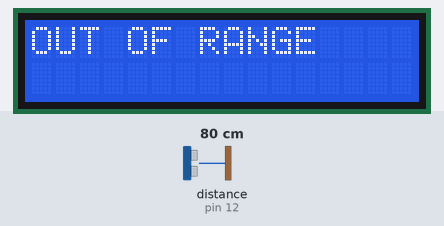
This sketch was run on a simulated Arduino Uno, built with avr-gcc and run on an emulated ATmega328P. On the bench: 16×2 character LCD. Wiring (inferred from the names in the program): ultrasonic range finder: trigger pin 13; echo pin 12. The test bench sets the inputs (shaded band); at power-on: distance to the obstacle (sensor on pin 12) 80 cm. The echo pulse lasts 58.3 µs per cm; what the sketch prints to the serial monitor is not drawn.

Above: at 1.2 s.
1.3 s: distance to the obstacle (sensor on pin 12) set to 47 cm
2.8 s: distance to the obstacle (sensor on pin 12) set to 39 cm
At 3.7 s:
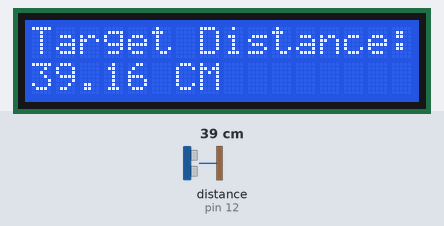
4.3 s: distance to the obstacle (sensor on pin 12) set to 35 cm
At 5.5 s:
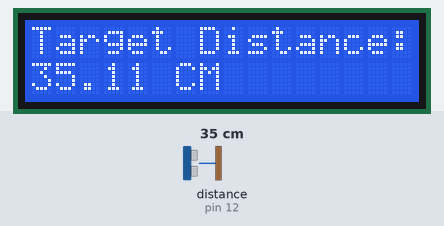
5.8 s: distance to the obstacle (sensor on pin 12) set to 2 cm
At 6.3 s:
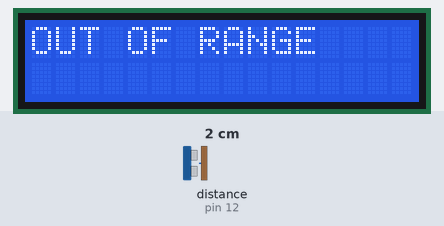
Timing chart, 0 to 8.4 s (numbered marks = the images above; inputs shaded):
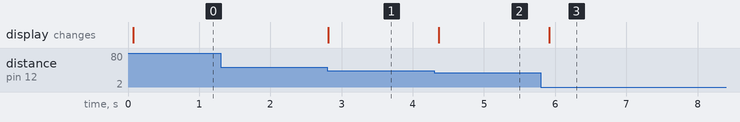

Measured:
- the behaviour switches between 44 and 43 cm on distance to the obstacle (sensor on pin 12) (found by bisection; images 0 and 1)
- after the input at 1.3 s, every drawn part: stays the same
- after the input at 2.8 s, the display: changes at once (image 1)
- after the input at 4.3 s, the display: changes after 0.07 s (image 2)
- after the input at 5.8 s, the display: changes after 0.12 s (image 3)

The sketch:

Ultransonic.And.Led.ino
```cpp
#include <LiquidCrystal.h>
LiquidCrystal LCD(10, 9, 5, 4, 3, 2);
int myCounter=0;
int trigPin=13;
int echoPin=12;
float Time;
float speedOfSound=776.5;
float Distance;

void setup() {
 pinMode(trigPin,OUTPUT);
 pinMode(echoPin,INPUT);
 Serial.begin(9600);
LCD.begin(16,2);
//LCD.setCursor(0,0);
//LCD.print("Target Distance:");
}

void loop() {
  digitalWrite(trigPin,LOW);
  delayMicroseconds(2000);
  digitalWrite(trigPin,HIGH);
  delayMicroseconds(10);
  digitalWrite(trigPin,LOW);

  Time=pulseIn(echoPin,HIGH);

  Time=Time/1000000.;
  Time=Time/3600.;

  Distance=speedOfSound*Time;
  Distance=Distance/2;
  Distance=Distance*63360*2.54;

  Serial.println(Distance);
  if(Distance>22 && Distance<44)
  {
    LCD.setCursor(0,0);
    LCD.print("Target Distance:");
    LCD.setCursor(0,1);
    LCD.print( Distance);
    LCD.print(" CM");
    delay(250);
    }
  else{
    LCD.setCursor(0,0);
    LCD.print("OUT OF RANGE       ");
    LCD.setCursor(0,1);
    LCD.print("                ");
    }

  }
```
